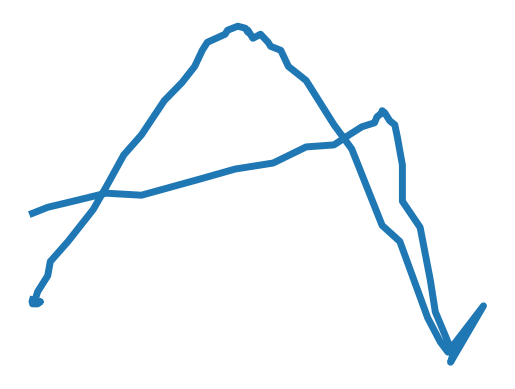
#> input picture test/a_00.png, 515 x 389 px, given in place of video, which was not available
$ python tsh.py
#> lines starting #> are read from the running program, lines starting #| are printed output that depends on the picture; after the words box and inside, x2 and y2 are one past the last pixel; in counts of white or black regions, pixels touching at a corner belong together; pictures that were not available may be replaced by others from this repository, and a replacement may not be noted
import cv2
import sys
import numpy as np

def nothing(x):
    pass

url = "http://192.168.1.12:8080/video"

cap = cv2.VideoCapture(url)

# Create a window
cv2.namedWindow('image')

# create trackbars for color change
cv2.createTrackbar('HMin','image',0,179,nothing) # Hue is from 0-179 for Opencv
#> slider 'HMin' is set to 35
cv2.createTrackbar('SMin','image',0,255,nothing)
#> slider 'SMin' is set to 51
cv2.createTrackbar('VMin','image',0,255,nothing)
#> slider 'VMin' is set to 51
cv2.createTrackbar('HMax','image',0,179,nothing)
#> slider 'HMax' is set to 179
cv2.createTrackbar('SMax','image',0,255,nothing)
#> slider 'SMax' is set to 255
cv2.createTrackbar('VMax','image',0,255,nothing)
#> slider 'VMax' is set to 255

# Set default value for MAX HSV trackbars.
cv2.setTrackbarPos('HMax', 'image', 179)
cv2.setTrackbarPos('SMax', 'image', 255)
cv2.setTrackbarPos('VMax', 'image', 255)

# Initialize to check if HSV min/max value changes
hMin = sMin = vMin = hMax = sMax = vMax = 0
phMin = psMin = pvMin = phMax = psMax = pvMax = 0

waitTime = 33

while(1):

    ret, img = cap.read()
#> img is the input picture: shape (389, 515, 3); mean B, G, R 251.1, 248, 243.5
    output = img
    # get current positions of all trackbars
    hMin = cv2.getTrackbarPos('HMin','image')
    sMin = cv2.getTrackbarPos('SMin','image')
    vMin = cv2.getTrackbarPos('VMin','image')

    hMax = cv2.getTrackbarPos('HMax','image')
    sMax = cv2.getTrackbarPos('SMax','image')
    vMax = cv2.getTrackbarPos('VMax','image')

    # Set minimum and max HSV values to display
    lower = np.array([hMin, sMin, vMin])
    upper = np.array([hMax, sMax, vMax])

    # Create HSV Image and threshold into a range.
    hsv = cv2.cvtColor(img, cv2.COLOR_BGR2HSV)
#> hsv: shape (389, 515, 3); mean H, S, V 6.1, 10.7, 251.1
    mask = cv2.inRange(hsv, lower, upper)
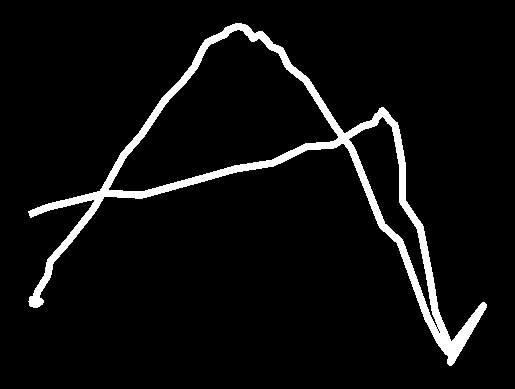
#> mask: shape (389, 515); 5.4% white; 1 white region, box (x1, y1, x2, y2) and area: (28, 23, 487, 366) 10778
    output = cv2.bitwise_and(img,img, mask= mask)
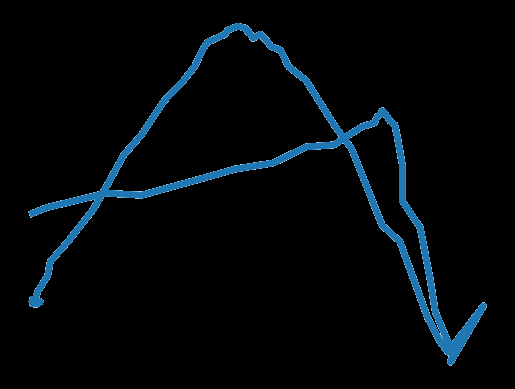
#> output: shape (389, 515, 3); mean B, G, R 9.9, 6.8, 2.4

    # Print if there is a change in HSV value
    if( (phMin != hMin) | (psMin != sMin) | (pvMin != vMin) | (phMax != hMax) | (psMax != sMax) | (pvMax != vMax) ):
        print("(hMin = %d , sMin = %d, vMin = %d), (hMax = %d , sMax = %d, vMax = %d)" % (hMin , sMin , vMin, hMax, sMax , vMax))
        phMin = hMin
        psMin = sMin
        pvMin = vMin
        phMax = hMax
        psMax = sMax
        pvMax = vMax

    # Display output image
    cv2.imshow('image',output)

    # Wait longer to prevent freeze for videos.
    if cv2.waitKey(1) & 0xFF == ord('q'):
#> (key q is pressed here)
        break
cap.release()
cv2.destroyAllWindows()


print('Orange_UB = np.array([{} , {} , {}])'.format(hMax, sMax, vMax))
print('Orange_LB = np.array([{} , {} , {}])'.format(hMin, sMin, vMin))

$ run again, on test/a_04.png
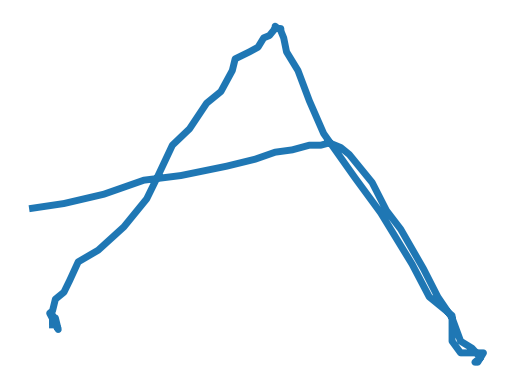
#> input picture test/a_04.png, 515 x 389 px, given in place of video, which was not available
#> img is the input picture: shape (389, 515, 3); mean B, G, R 251.5, 248.7, 244.6
#> hsv: shape (389, 515, 3); mean H, S, V 5.5, 9.7, 251.5
#> `mask = cv2.inRange(hsv, lower, upper)`:
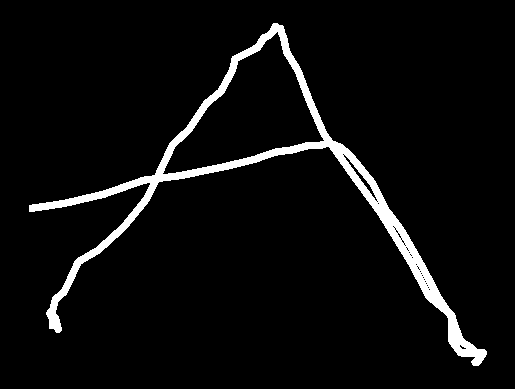
#> mask: shape (389, 515); 4.9% white; 1 white region, box (x1, y1, x2, y2) and area: (29, 23, 487, 366) 9792
#> `output = cv2.bitwise_and(img,img, mask= mask)`:
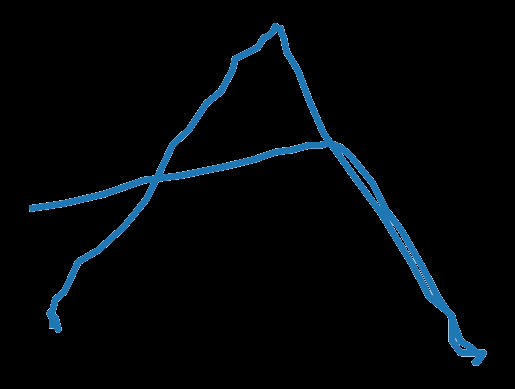
#> output: shape (389, 515, 3); mean B, G, R 9, 6.2, 2.2

$ run again, on test/a_08.png
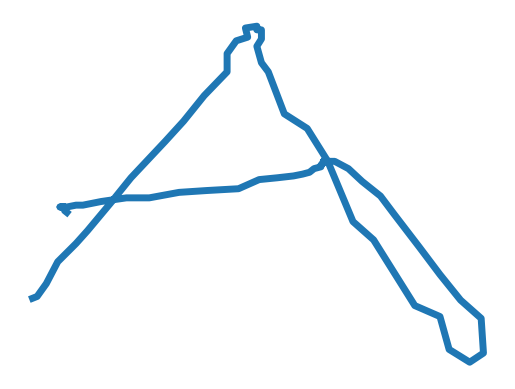
#> input picture test/a_08.png, 515 x 389 px, given in place of video, which was not available
#> img is the input picture: shape (389, 515, 3); mean B, G, R 251.5, 248.7, 244.6
#> hsv: shape (389, 515, 3); mean H, S, V 5.5, 9.6, 251.5
#> `mask = cv2.inRange(hsv, lower, upper)`:
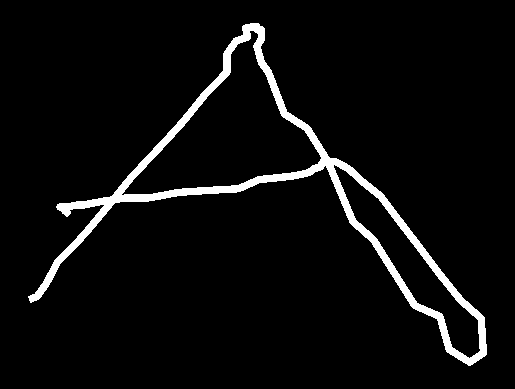
#> mask: shape (389, 515); 4.9% white; 1 white region, box (x1, y1, x2, y2) and area: (28, 23, 487, 366) 9731
#> `output = cv2.bitwise_and(img,img, mask= mask)`:
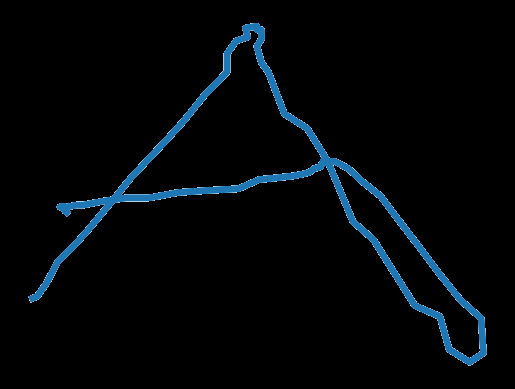
#> output: shape (389, 515, 3); mean B, G, R 9, 6.2, 2.2

$ run again, on test/a_210.png
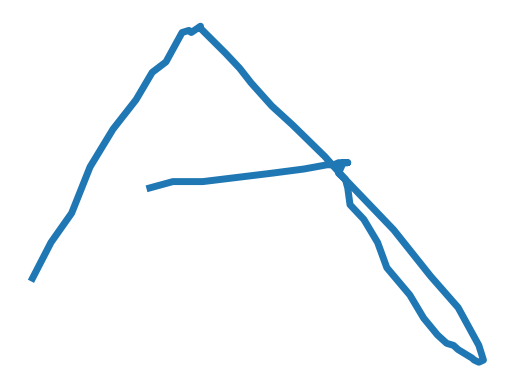
#> input picture test/a_210.png, 515 x 389 px, given in place of video, which was not available
#> img is the input picture: shape (389, 515, 3); mean B, G, R 251.9, 249.4, 245.8
#> hsv: shape (389, 515, 3); mean H, S, V 4.9, 8.6, 251.9
#> `mask = cv2.inRange(hsv, lower, upper)`:
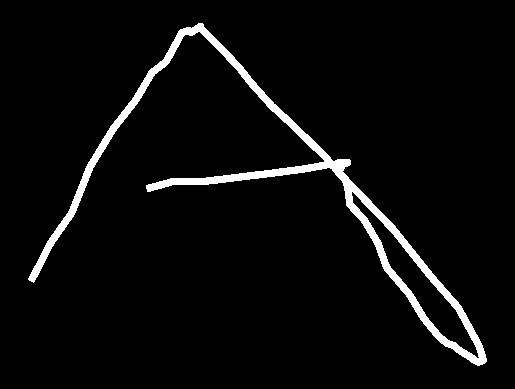
#> mask: shape (389, 515); 4.3% white; 1 white region, box (x1, y1, x2, y2) and area: (28, 23, 487, 366) 8645
#> `output = cv2.bitwise_and(img,img, mask= mask)`:
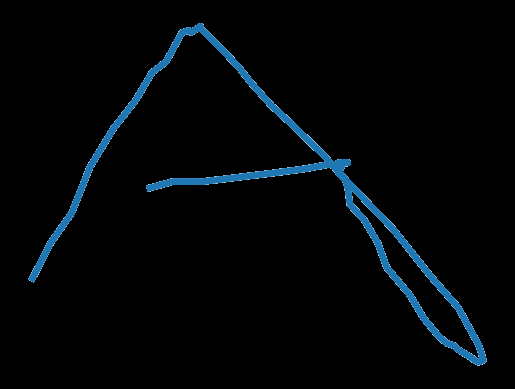
#> output: shape (389, 515, 3); mean B, G, R 8, 5.5, 1.9
